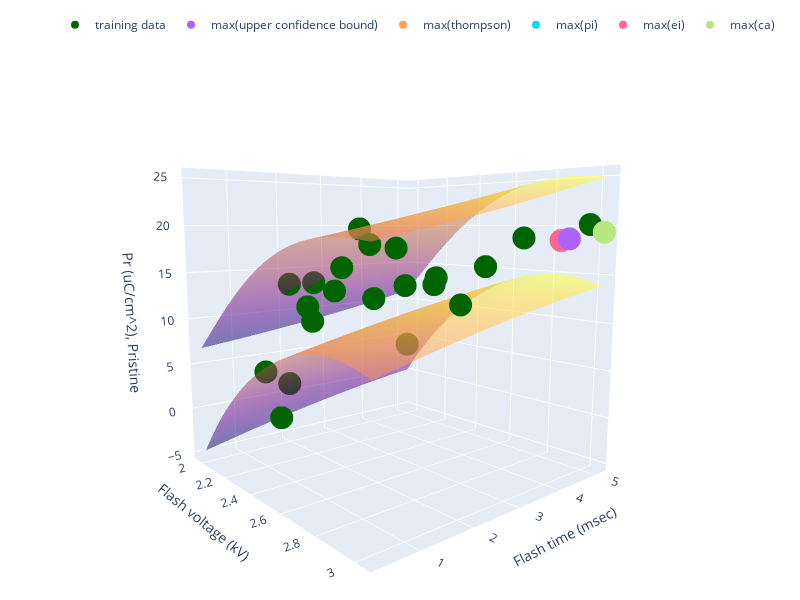

Notebook code cell kept with this figure:
### Code cell
# Plot the acquisition function results alongside the confidence bound surfaces
pred_var = obs.variance.view(n, n).detach().numpy().T
lower, upper = obs.confidence_region()
upper_surf = upper.detach().numpy().reshape(30,30).T
lower_surf = lower.detach().numpy().reshape(30,30).T

ucb = np.unravel_index(upper_surf.argmax(), upper_surf.shape)
max_var = np.unravel_index(pred_var.argmax(), pred_var.shape)
ei = np.unravel_index(EI_acq_shape.argmax(), EI_acq_shape.shape)
pi = np.unravel_index(PI_acq_shape.argmax(), PI_acq_shape.shape)

# plot?...
import plotly.graph_objects as go
fig = go.Figure(data=[go.Surface(z = upper_surf, x=test_grid[:,0], y=test_grid[:,1], opacity=0.5, showscale=False)])
fig.add_trace(go.Surface(z = lower_surf, x=test_grid[:,0], y=test_grid[:,1], opacity=0.5, showscale=False))
fig.add_trace(go.Scatter3d(x=train_x[:,0].numpy(), y=train_x[:,1].numpy(), 
                            z=train_y.numpy(), mode='markers', name='training data', marker={'color':'darkgreen'}))

fig.add_trace(go.Scatter3d(x=test_grid[ucb[1], 0].numpy(), y=test_grid[ucb[0], 1].numpy(), 
                            z=[pred_labels[ucb[0], ucb[1]]], mode='markers', name='max(upper confidence bound)')) 
fig.add_trace(go.Scatter3d(x=test_grid[th[1], 0].numpy(), y=test_grid[th[0],1].numpy(), 
                            z=[pred_labels[th[0], th[1]].detach().numpy()], mode='markers', name='max(thompson)')) 
fig.add_trace(go.Scatter3d(x=test_grid[pi[1], 0].numpy(), y=test_grid[pi[0], 1].numpy(), z=[pred_labels[pi[0], pi[1]]], mode='markers', name='max(pi)'))

fig.add_trace(go.Scatter3d(x=test_grid[ei[1], 0].numpy(), y=test_grid[ei[0], 1].numpy(), z=[pred_labels[ei
[0], ei[1]]], mode='markers', name='max(ei)'))

fig.add_trace(go.Scatter3d(x=test_grid[ca[1], 0].numpy(), y=test_grid[ca[0], 1].numpy(), z=[pred_labels[ca[0], ca[1]]], mode='markers', name='max(ca)'))


fig.update_layout( width=800, height=600,
                  margin=dict(r=20, l=10, b=10, t=10),
                  legend=dict(orientation="h", yanchor="bottom", y=1.02, xanchor="right",x=1),
                  scene=dict(
                    xaxis_title="Flash voltage (kV)",
                    yaxis_title="Flash time (msec)",
                    zaxis_title='Pr (uC/cm^2), Pristine')
                  )
fig.show()

### Figure 1 — Plotly figure (JSON) as saved in the notebook; plotly's stock layout.template omitted (floating-point values rounded to 4 significant figures; data arrays with more than 128 entries replaced by an {"elided": "..."} marker saying what was removed)
{"data": [{"opacity": 0.5, "showscale": false, "type": "surface", "x": [1.964, 2.001, 2.038, 2.075, 2.112, 2.149, 2.186, 2.223, 2.26, 2.297, 2.334, 2.371, 2.408, 2.445, 2.482, 2.518, 2.555, 2.592, 2.629, 2.666, 2.703, 2.74, 2.777, 2.814, 2.851, 2.888, 2.925, 2.962, 2.999, 3.036], "y": [0.3393, 0.5055, 0.6718, 0.8381, 1.004, 1.171, 1.337, 1.503, 1.669, 1.836, 2.002, 2.168, 2.334, 2.501, 2.667, 2.833, 2.999, 3.166, 3.332, 3.498, 3.664, 3.831, 3.997, 4.163, 4.329, 4.496, 4.662, 4.828, 4.994, 5.161], "z": {"elided": "30x30 float values"}}, {"opacity": 0.5, "showscale": false, "type": "surface", "x": [1.964, 2.001, 2.038, 2.075, 2.112, 2.149, 2.186, 2.223, 2.26, 2.297, 2.334, 2.371, 2.408, 2.445, 2.482, 2.518, 2.555, 2.592, 2.629, 2.666, 2.703, 2.74, 2.777, 2.814, 2.851, 2.888, 2.925, 2.962, 2.999, 3.036], "y": [0.3393, 0.5055, 0.6718, 0.8381, 1.004, 1.171, 1.337, 1.503, 1.669, 1.836, 2.002, 2.168, 2.334, 2.501, 2.667, 2.833, 2.999, 3.166, 3.332, 3.498, 3.664, 3.831, 3.997, 4.163, 4.329, 4.496, 4.662, 4.828, 4.994, 5.161], "z": {"elided": "30x30 float values"}}, {"marker": {"color": "darkgreen"}, "mode": "markers", "name": "training data", "type": "scatter3d", "x": [2, 2, 2.2, 2.2, 2.2, 2.2, 2.5, 2.5, 2.5, 2.5, 2.5, 2.7, 2.7, 2.7, 2.7, 2.7, 3, 3, 3, 3, 3], "y": [2, 5, 1, 1.5, 2, 5, 0.5, 1, 1.5, 2, 5, 0.5, 1, 1.5, 2, 5, 0.5, 1, 1.5, 2, 5], "z": [1.39, 3.94, 4.69, 13.82, 13.81, 13.39, 2.23, 12.46, 13.74, 19.71, 15.22, 11.99, 16.41, 18.35, 17.97, 18.67, 14.65, 15.44, 15.33, 13.43, 20.14]}, {"mode": "markers", "name": "max(upper confidence bound)", "type": "scatter3d", "x": [2.888], "y": [5.161], "z": [18.64]}, {"mode": "markers", "name": "max(thompson)", "type": "scatter3d", "x": [2.851], "y": [5.161], "z": [18.45]}, {"mode": "markers", "name": "max(pi)", "type": "scatter3d", "x": [2.851], "y": [5.161], "z": [18.45]}, {"mode": "markers", "name": "max(ei)", "type": "scatter3d", "x": [2.851], "y": [5.161], "z": [18.45]}, {"mode": "markers", "name": "max(ca)", "type": "scatter3d", "x": [3.036], "y": [5.161], "z": [19.37]}], "layout": {"height": 600, "legend": {"orientation": "h", "x": 1, "xanchor": "right", "y": 1.02, "yanchor": "bottom"}, "margin": {"b": 10, "l": 10, "r": 20, "t": 10}, "scene": {"aspectmode": "auto", "aspectratio": {"x": 1, "y": 1, "z": 1}, "camera": {"center": {"x": 0, "y": 0, "z": 0}, "eye": {"x": 1.634, "y": -1.386, "z": 0.313}, "projection": {"type": "perspective"}, "up": {"x": 0, "y": 0, "z": 1}}, "xaxis": {"title": {"text": "Flash voltage (kV)"}, "type": "linear"}, "yaxis": {"title": {"text": "Flash time (msec)"}, "type": "linear"}, "zaxis": {"title": {"text": "Pr (uC/cm^2), Pristine"}, "type": "linear"}}, "width": 800}}
